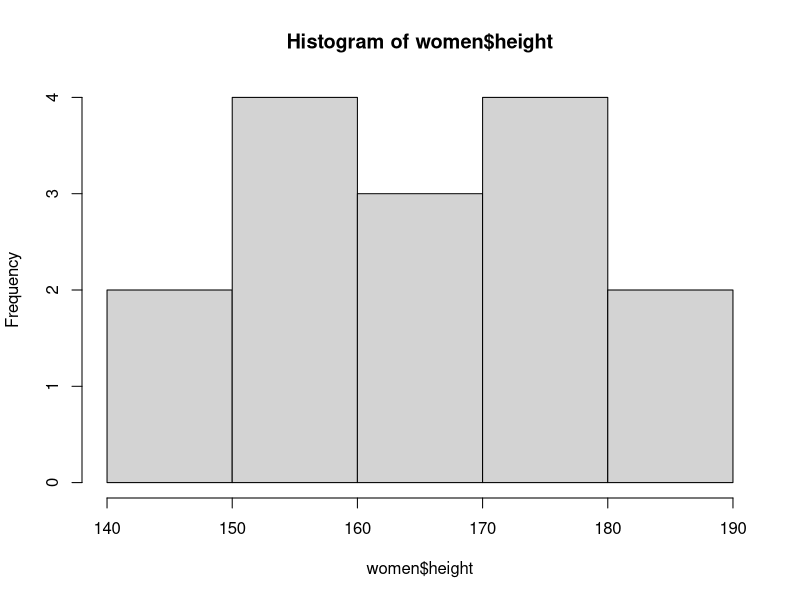
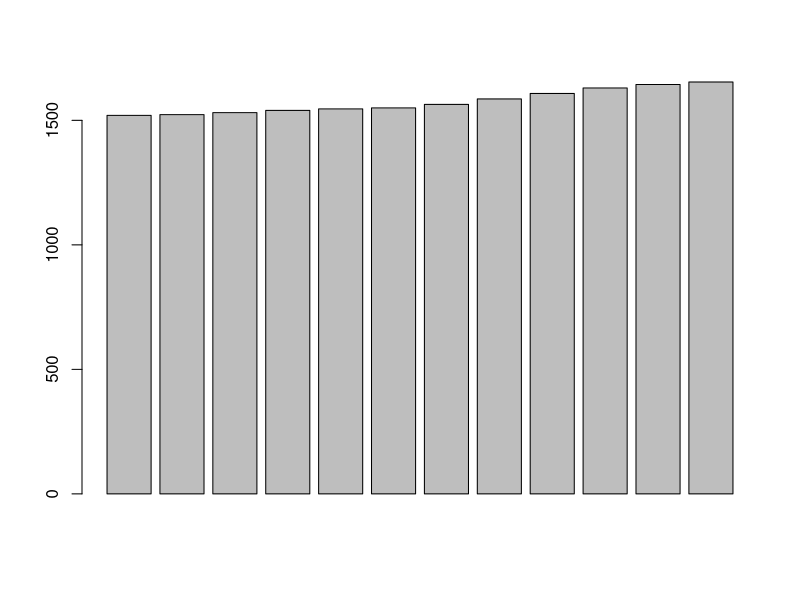

Recreate these plots in R, in order.
## いろいろな平均 ##

## 算術平均
#データ読み込み
#単位変換：インチからセンチメートル、ポンドからキログラム
data("women")
women$height <- round(women$height / 0.39370,1)
women$weight <- round(women$weight / 2.2046,1)

#出力
head(women)
mean(women$height)
hist(women$height)
dim(women)

## 幾何平均

#データ読み込み
#月次データから年次データ変換
#年成長率
data("AirPassengers")
yAirPassengers <- NULL
for (i in 1:12){
  yAirPassengers <- c(yAirPassengers,sum(AirPassengers[i:(i+11)]))
}
yr <- NULL
for (i in 1:(length(yAirPassengers)-1)){
  yr <- c(yr,yAirPassengers[i+1]/yAirPassengers[i])
}

#幾何平均
gmean <- max(cumprod(yr)^(1/length(yr)))
#gmean <- exp(mean(log(abs(yr))))
#算術平均
amean <- mean(yr)

#出力
#初期値から幾何平均で最後の値と一致確認
barplot(yAirPassengers)
yAirPassengers[1]*gmean^11
yAirPassengers[1]*amean^11
yAirPassengers[12]


## 調和平均
#データ作成
dist <- rep(1,10)
speed <- round(runif(10,4,10),0)
time <- dist / speed

#調和平均
hmean <- length(speed)/sum(1/speed)
#算術平均
amean <- mean(speed)

#出力
dist
speed
time
sum(dist) / sum(time)
hmean
amean